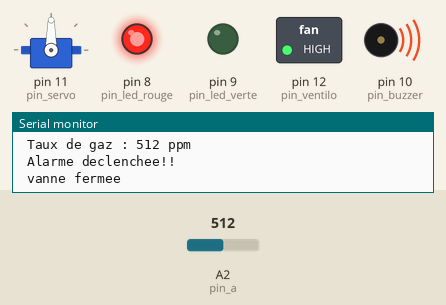
Simulated run of this sketch. Board: Arduino Uno, built with avr-gcc and run on an emulated ATmega328P. Parts: servo, switched loads named in the sketch (green lamp = pin HIGH), output pins drawn as LEDs (lit = HIGH), buzzer (waves = sounding, pin HIGH), the last lines printed to the serial monitor. Inputs (shaded band) come from the test bench; at power-on: A2 (pin_a) = 512.

Above: at 1.2 s.
1.3 s: A2 (pin_a) set to 214
2.8 s: A2 (pin_a) set to 186
At 3.7 s:
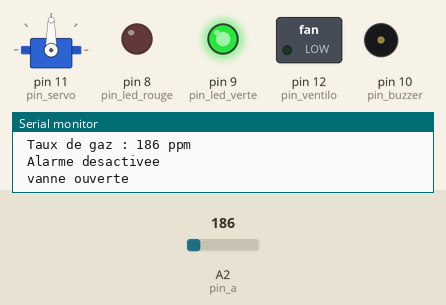
4.5 s: A2 (pin_a) set to 306
At 4.9 s:
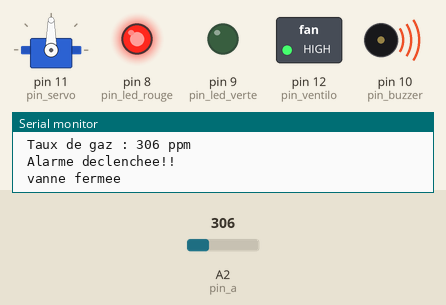
6.0 s: A2 (pin_a) set to 122
At 7.4 s:
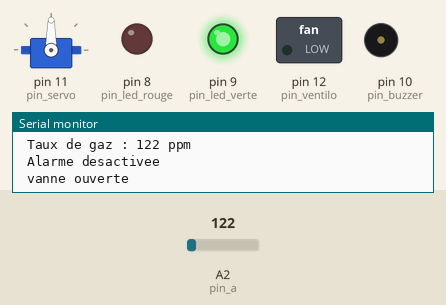
Timing chart, 0 to 8.5 s (numbered marks = the images above; inputs shaded):
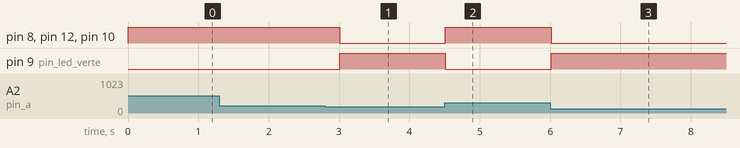

The sketch:

Gas_detector_source_code.ino
```cpp
#include <Servo.h>

Servo myservo;

// Definition des broches des actionneurs
int pin_led_rouge = 8;
int pin_led_verte = 9;
int pin_buzzer = 10;
int pin_servo = 11;
int pin_ventilo = 12;

// pin du capteur MQ2
int pin_a = A2;

int niveau_senseur = 200;

void setup()
{
  // Definir les broche du senseur comme entree
  pinMode(pin_a, INPUT);

  // Definir les actionneurs comme sortie
  pinMode(pin_led_rouge, OUTPUT);
  pinMode(pin_led_verte, OUTPUT);
  pinMode(pin_buzzer, OUTPUT);
  pinMode(pin_ventilo,OUTPUT);
  myservo.attach(pin_servo);

  // Initialiser le port serie pour le flux de transmission en bit/s
  Serial.begin(9600);
}

void loop()
{

  // Lecture de données sur l'entree analogique
  int valeur_analogique = analogRead(pin_a);

  // Afficher les donnees sur le moniteur serie (vers Pc et bluetooth)
  Serial.print(" Taux de gaz : ");
  Serial.print(valeur_analogique);
  Serial.println(" ppm");

  // Verifier le niveau de gaz/fumee
  if (valeur_analogique > niveau_senseur)
  {
    // Detection de fuite de gaz
    digitalWrite(pin_led_rouge, HIGH);
    digitalWrite(pin_led_verte, LOW);
    digitalWrite(pin_buzzer, HIGH);
    digitalWrite(pin_ventilo, HIGH);
    myservo.write(90);
    Serial.println(" Alarme declenchee!!");
    Serial.println(" vanne fermee");

  }
  else
  {
    // Etat normal (Pas de fuite de gaz)
    digitalWrite(pin_led_rouge, LOW);
    digitalWrite(pin_led_verte, HIGH);
    digitalWrite(pin_buzzer, LOW);
    digitalWrite(pin_ventilo, LOW);
    Serial.println(" Alarme desactivee");
    Serial.println(" vanne ouverte");

  }

// petite pause
  delay(300);
}
```

Measured:
- the behaviour switches between 201 and 200 on A2 (pin_a) (found by bisection; images 0 and 1)
- after the input at 2.8 s, pin 8 (pin_led_rouge), pin 12 (pin_ventilo), pin 10 (pin_buzzer): HIGH → LOW after 0.21 s; pin 9 (pin_led_verte): LOW → HIGH after 0.21 s
- after the input at 4.5 s, pin 8 (pin_led_rouge), pin 12 (pin_ventilo), pin 10 (pin_buzzer): LOW → HIGH at once; pin 9 (pin_led_verte): HIGH → LOW at once
- after the input at 6.0 s, pin 8 (pin_led_rouge), pin 12 (pin_ventilo), pin 10 (pin_buzzer): HIGH → LOW at once; pin 9 (pin_led_verte): LOW → HIGH at once
